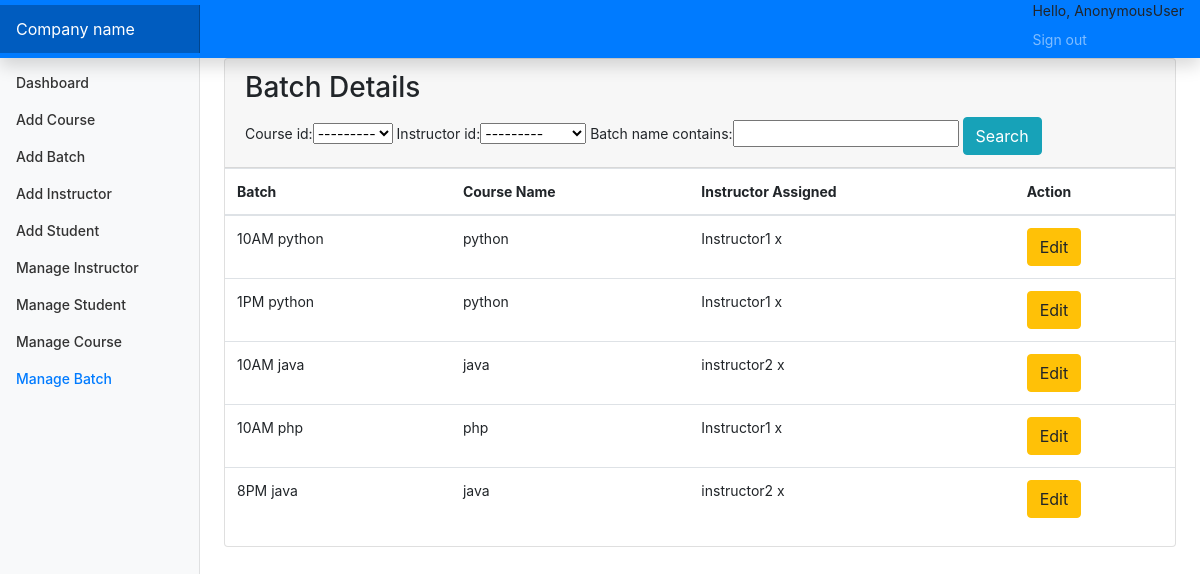
The page /manageb on the database its author committed.
### account/models.py (models this page shows, shortened)
class Instructor(models.Model):
    id=models.AutoField(primary_key=True)
    name=models.CharField(max_length=255,null=True,blank=True)
    user=models.OneToOneField(CustomUser,on_delete=models.CASCADE)
    objects=models.Manager()
    def __str__(self):
        return self.name

class Batch(models.Model):
    id=models.AutoField(primary_key=True)
    batch_name=models.CharField(max_length=255)
    course_id=models.ForeignKey(Course,on_delete=models.CASCADE,default=1)
    instructor_id=models.ForeignKey(Instructor,on_delete=models.CASCADE)
    objects=models.Manager()

class Course(models.Model):
    id=models.AutoField(primary_key=True)
    course_name=models.CharField(max_length=255)
    objects=models.Manager()
    def __str__(self):
        return self.course_name

### account/views.py (the view)
# urls.py: path('manageb',views.manageBatch,name="manageb"),
def manageBatch(request):
    bat=Batch.objects.all()
    myfilter=BatchFilter(request.GET,queryset=bat)
    bat=myfilter.qs
    return render(request,"HOD/manage_batch.html",{"batches":bat,"myfilter":myfilter})

### account/templates/HOD/manage_batch.html (shortened to what this page needs)
{% extends 'base.html'%}
{% block sidebarstuff %}
<li class="nav-item">
    <a class="nav-link" href="{% url 'dashboard' %}">
        Dashboard <span class="sr-only">(current)</span>
    </a>
</li>
<li class="nav-item">
    <a class="nav-link" href="{% url 'addCourses' %}">
        Add Course
    </a>
</li>
<li class="nav-item">
    <a class="nav-link" href="{% url 'addBatch' %}">
        Add Batch
    </a>
</li>
<li class="nav-item">
    <a class="nav-link" href="{% url 'addInstructor' %}">
        Add Instructor
    </a>
</li>
<li class="nav-item">
    <a class="nav-link" href="{% url 'addStudent' %}">
        Add Student
    </a>
</li>
<li class="nav-item">
    <a class="nav-link" href="{% url 'managei' %}">
        Manage Instructor
    </a>
</li>
<li class="nav-item">
    <a class="nav-link" href="{% url 'manages' %}">
        Manage Student
    </a>
</li>
<li class="nav-item">
    <a class="nav-link" href="{% url 'managec' %}">
        Manage Course
    </a>
</li>
<li class="nav-item">
    <a class="nav-link active" href="{% url 'manageb' %}">
        Manage Batch
    </a>
</li>
{% endblock sidebarstuff %}
{% block maincontent %}
<main role="main" class="col-md-9 ml-sm-auto col-lg-10 px-md-4">
    <div class="row">
        <div class="col-md-12 ">
            <div class="card">
                <div class="card-header">
                    <h3 class="card-title">Batch Details</h3>
                    <div class="card-tools">
                        <div class="input-group input-group-sm" style="width: auto;">
                            <form method="GET">
                                {{myfilter.form}}
                                <button type="submit" class="btn btn-info">Search</button>
                                </form>
                        </div>
                    </div>
                </div>
                <div class="card-body table-responsive p-0">
                    <table class="table table-hover text-nowrap">
                        <thead>
                            <tr>
                                <th>Batch</th>
                                <th>Course Name</th>
                                <th>Instructor Assigned</th>
                                <th>Action</th>
                            </tr>
                        </thead>
                        <tbody>
                            {% for batch in batches %}
                            <tr>
                                <td>{{ batch.batch_name }}</td>
                                <td>{{ batch.course_id }}</td>
                                <td>{{ batch.instructor_id }}</td>
                                <td><a href="/edit_batch/{{ batch.id }}" class="btn btn-warning">Edit</a>
                                </td>
                            </tr>
                            {% endfor %}
                        </tbody>
                    </table>
                </div>
            </div>
        </div>
    </div>
</main>
{% endblock maincontent %}

### staticfiles/css/base.css (style rules this page uses)
body { font-size: .875rem; }
.sidebar .nav-link { font-weight: 500; color: #333; }
.sidebar .nav-link.active { color: #007bff; }

### rows shown on the page
Batch: batch_name "10AM python", course_id "python", instructor_id "Instructor1 x"
Batch: batch_name "1PM python", course_id "python", instructor_id "Instructor1 x"
Batch: batch_name "10AM java", course_id "java", instructor_id "instructor2 x"
Batch: batch_name "10AM php", course_id "php", instructor_id "Instructor1 x"
Batch: batch_name "8PM java", course_id "java", instructor_id "instructor2 x"

### other values the page prints
{{ request.user }} "AnonymousUser"
